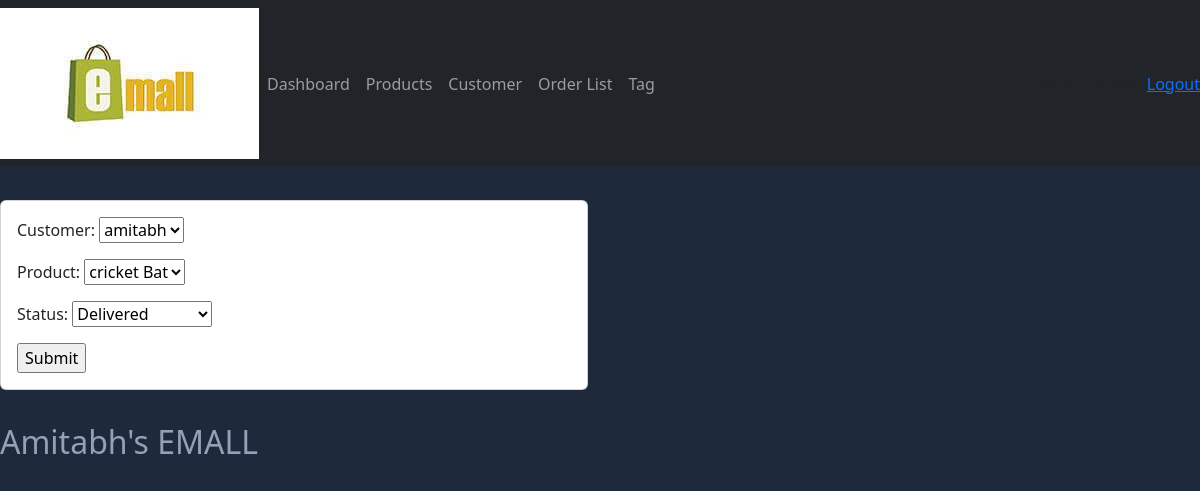
The page /update_order/1/ (signed in) on the database its author committed.
### account/models.py (models this page shows, shortened)
class Order(models.Model):
    STATUS=(
        ('Pending','Pending'),
        ('Out for delivery','Out for delivery'),
        ('Delivered','Delivered')
    )
    customer=models.ForeignKey(Customer,null=True,on_delete=models.CASCADE)
    product=models.ForeignKey(Product,null=True,on_delete=models.CASCADE)
    date_created=models.DateTimeField(auto_now_add=True,null=True)
    status=models.CharField(max_length=100,null=True,choices=STATUS)

### account/views.py (the view)
# urls.py: path('update_order/<str:pk>/',views.update_order,name='update_order'),
@login_required(login_url='login')
def update_order(request,pk):
    order=Order.objects.get(id=pk)
    form=OrderForm(instance=order)
    if request.method=='POST':
        form=OrderForm(request.POST,instance=order)
        if form.is_valid():
            form.save()
            return redirect('/')
    context={'form':form}
    return render(request,'account/order_form.html',context)

### account/forms.py
class OrderForm(ModelForm):
    class Meta:
        model=Order
        fields='__all__'

### account/models.py (called while the page is built)
    def __str__(self):
        return self.name

    def __str__(self):
        return self.name

### templates/account/order_form.html (shortened to what this page needs)
{% extends 'main.html' %}
{% load static %}
{% block content %}
<div class ="row">
    <div class="col-md-6">
        <div class="card card-body">
            <form action =""method="POST">
                {{form.as_p}}
                <input type="submit" name="submit">
            </form>
        </div>
    </div>
</div>
{% endblock %}

### static/css/main.css (style rules this page uses)
body { background-color: rgb(30, 41, 59); }

### rows shown on the page
Order: customer "amitabh", product "cricket Bat", status "Delivered"
